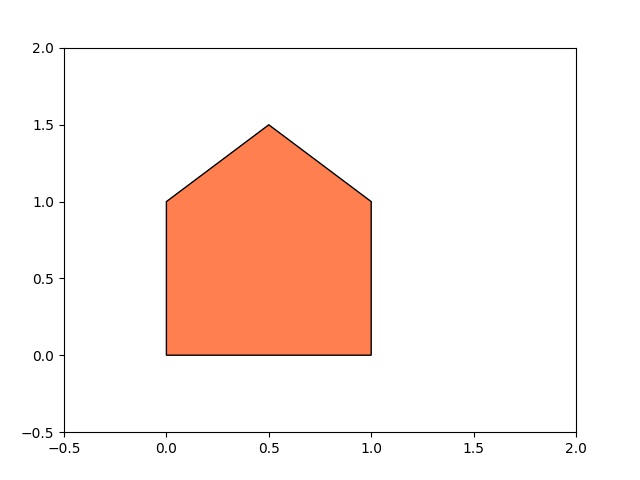

The script that drew this image:
# coding:utf-8

# 利用 plot 绘制 多边形

from matplotlib.figure import Figure
from matplotlib.backends.backend_agg import FigureCanvasAgg as FigureCanvas

fig    = Figure()
canvas = FigureCanvas(fig)
ax     = fig.add_axes([0.1, 0.1, 0.8, 0.8])

from matplotlib.path import Path
import matplotlib.patches as patches

verts = [
    (0., 0.), 
    (0., 1.),
    (0.5, 1.5),
    (1., 1.),
    (1., 0.),
    (0., 0.),
    ]

codes = [Path.MOVETO,
         Path.LINETO,
         Path.LINETO,
         Path.LINETO,
         Path.LINETO,
         Path.CLOSEPOLY,
         ]

path = Path(verts, codes)

patch = patches.PathPatch(path, facecolor='coral')
ax.add_patch(patch)
ax.set_xlim(-0.5,2) # x坐标范围
ax.set_ylim(-0.5,2) # y, 坐标范围

canvas.print_figure('polygon_test.jpg')
